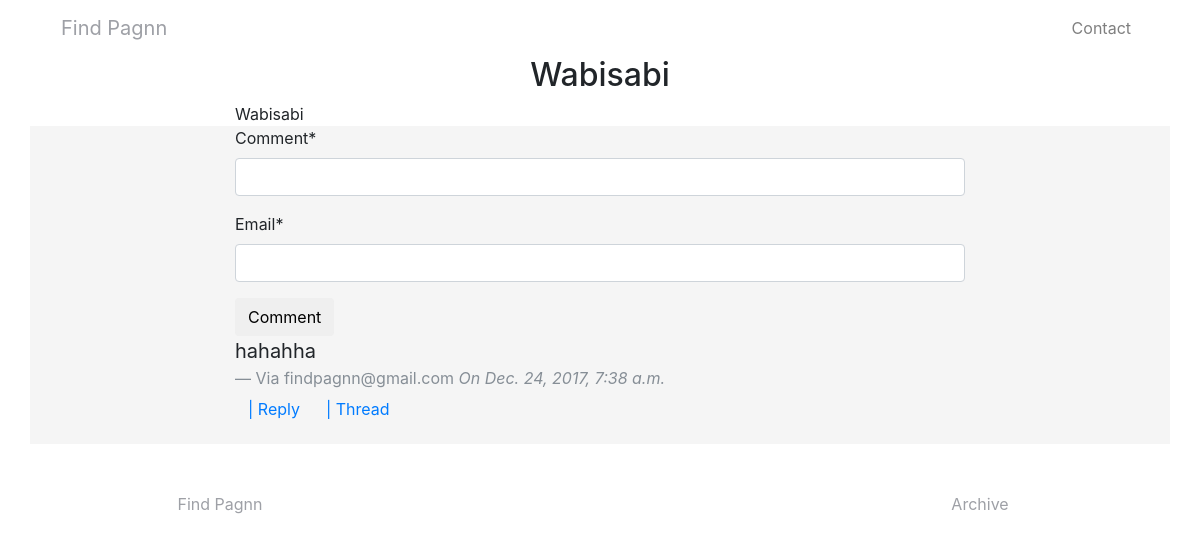
Page /posts/wabisabi/ on the earlier database version.
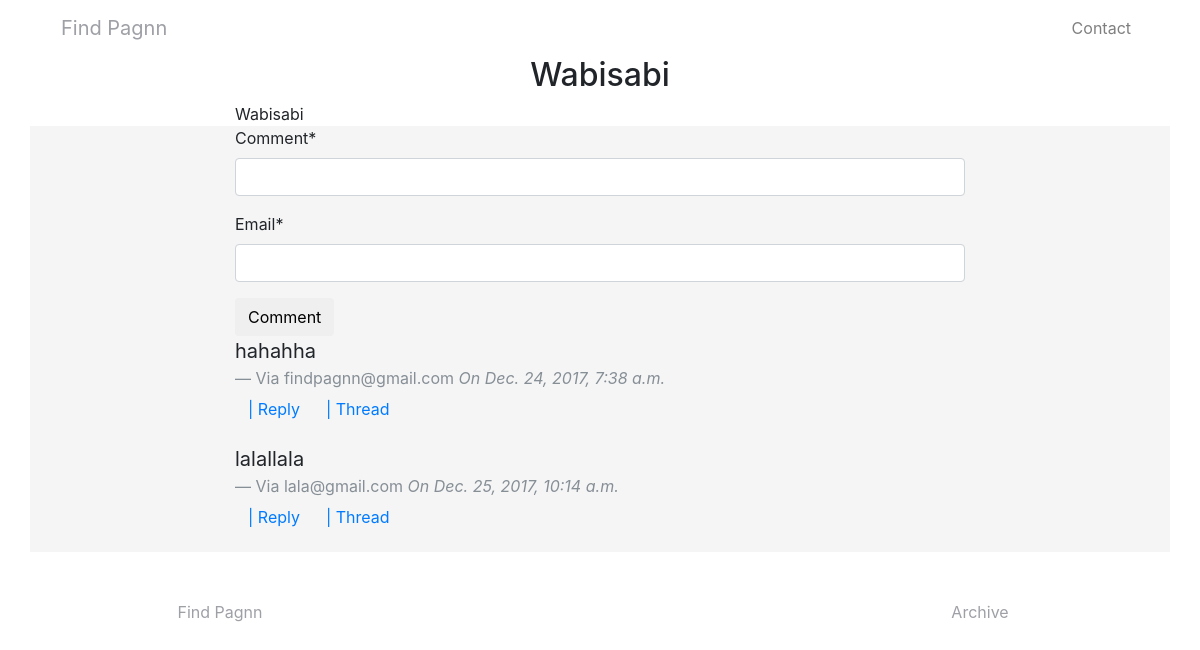
Same page on the later database version.
### posts/models.py (models this page shows, shortened)
class Post(models.Model):
	user  = models.ForeignKey(settings.AUTH_USER_MODEL,null=True,blank=True,on_delete=models.SET_NULL)
	title = models.CharField(max_length=120)
	slug  =models.SlugField(unique=True,blank=True)
	image = models.ImageField(upload_to=upload_location,blank=True,null=True,width_field="width_field",height_field="height_field")
	width_field=models.IntegerField(default=0)
	height_field=models.IntegerField(default=0)
	content = models.TextField()
	read_time=models.TimeField(null=True,blank=True)
	description = models.CharField(max_length=120)
	timestamp = models.DateTimeField(auto_now_add=True)
	updated = models.DateTimeField(auto_now=True)
	class Meta:
		ordering=['-timestamp','-updated']
	@property
	def comments(self):
		instance=self
		qs=self.comment_set.all()
		return qs

### comments/models.py (models this page shows, shortened)
class Comment(models.Model):
	email = models.EmailField(default='findpagnn@gmail.com')
	post  = models.ForeignKey(Post,on_delete=models.CASCADE,default=1)
	content = models.CharField(max_length=150)
	timestamp = models.DateTimeField(auto_now_add=True)
	parent =models.ForeignKey('self',null=True,blank=True,on_delete=models.CASCADE)
	objects = CommentManager()
	def children(self):
		return Comment.objects.filter(parent=self)
	def get_absolute_url(self):
		return reverse('comments:thread',kwargs={'pk':self.pk})

### posts/views.py (the view, shortened to what this page needs)
# urls.py: path('<slug:slug>/',PostDetailView.as_view(),name='detail'),
class PostDetailView(DetailView):
	template_name='posts/post_detail.html'
	def get_object(self,*args,**kwargs):
		request=self.request
		slug=self.kwargs.get('slug')
		qs=Post.objects.filter(slug=slug)
		if qs.exists():
			return qs.first()
		return HttpResponse('Post not found.')
	def get_context_data(self,*args,**kwargs):
		context=super(PostDetailView,self).get_context_data(*args,**kwargs)
		instance=context['object']
		comments=instance.comment_set.all().filter(parent=None)
		context['comments']=comments
		commentForm=CommentForm()
		context['commentForm']=commentForm
		return context

### comments/forms.py
class CommentForm(forms.ModelForm):
	content=forms.CharField(widget=forms.TextInput,label='Comment')
	email=forms.EmailField(widget=forms.TextInput)
	class Meta:
		model=Comment
		fields=['content','email']

### comments/models.py (called while the page is built)
	def all(self):
		qs=super(CommentManager,self).filter(parent=None)
		return qs

### templates/posts/post_detail.html (shortened to what this page needs)
{% extends 'base.html' %}
{% load crispy_forms_tags %}
{% block content %}
<div class='row'>
	<div class='col-12 col-md-8 col-md-offset-2 mx-auto text-center'>
	<h2>{{ object.title }}</h2>
	</div>
</div>
<div class='row'>
	<div class='col-12 col-md-8 col-md-offset-2 mx-auto'>
		<div class='content-markdown'>
{{ object.content }}
</div>
</div>
</div>
<div class='row' style='background-color: rgba(0,0,0,.04);'>
	<div class='col-12 col-md-8 col-md-offset-2 mx-auto'>
		<div>
			<form method='POST' action='.'>{% csrf_token %}
				{{ commentForm|crispy }}
				<button class='btn btn-default'>Comment</button>
			</form>
		</div>
		{% if object.comments %}
		{% for comment in object.comments %}
		<blockquote class="blockquote text-left">
  		<p class="mb-0">{{ comment.content }}</p>
 		<footer class="blockquote-footer">Via {{ comment.email }} <cite title="Source Title">On {{ comment.timestamp }}</cite></footer> <a href="#" class='btn btn-link reply-btn'>| Reply</a><a href="{{ comment.get_absolute_url }}" class='btn btn-link'>| Thread</a>
</blockquote>
		{% endfor %}
		{% endif %}
		</div>
	</div>
{% endblock content %}

### templates/base.html (shortened to what this page needs)
{% load static %}
<!doctype html>
<html lang="en">
  <head>
    {% include 'defaults/css.html' %}
  </head>
  <body style='min-height: 800px;'>
    <div class='container'>
      {% include 'nav.html' %}
      {% block content %}
      {% endblock content %}
      {% include 'footer.html' %}
    </div>
  </body>
</html>

### templates/defaults/css.html
{% load static %}
<link rel="stylesheet" href="{% static 'css/bootstrap.min.css' %}" >
<link rel="stylesheet" href="{% static 'css/font-awesome/css/font-awesome.css' %}" >
<link rel="stylesheet" href="{% static 'css/post.css' %}" >

### templates/nav.html (shortened to what this page needs)
{% url 'contact' as contact_url %}
{% load static %}
<nav class="navbar navbar-expand-lg navbar-light bg-white">
  <a class="navbar-brand" href="{% url 'home' %}" style='color:#9ea0a6;'>Find Pagnn</a>
  <div class="collapse navbar-collapse" id="navbarSupportedContent">
    <ul class="navbar-nav ml-auto">
      <li class="nav-item {% if request.path == contact_url %}active{% endif %}">
        <a class="nav-link " href="{{ contact_url }}">Contact<span class="sr-only">(current)</span></a>
      </li>
    </ul>
  </div>
</nav>

### templates/footer.html
<div class='row text-center my-5'>
	<div class='col-12 col-md-4 mx-auto'>
		<a  href="{% url 'home' %}" style='color:#9ea0a6;'>Find Pagnn</a>
	</div>
	<div class='col-12 col-md-4'>
	</div>
	<div class='col-12 col-md-4 mx-auto'>
		<a  href="{% url 'posts:list' %}" style='color:#9ea0a6;'>Archive</a>
	</div>
</div>

### templates/defaults/js.html (shortened to what this page needs)
{% load static %}

### static/css/post.css (style rules this page uses)
a { color:black; }

Differences in the rows shown:
added Comment: content "lalallala", email "lala@gmail.com", timestamp "Dec. 25, 2017, 10:14 a.m."
